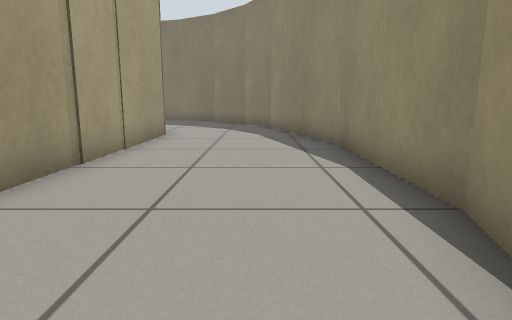
view 1 (above)

19 first-person views from a walk through a world built for the Gazebo simulator. The camera is 0.5 m above the floor, tilts 10° down and sees 75° across. The lines on the ground mark 1 m squares. The floor is counted in squares, 0.5 m on a side. Each view is taken from the middle of a square. On the plan, view 1 faces up. The plan holds only what a view shows up to about 12 squares ahead; the rest is blank. The place goes on beyond the plan. The robots in the file are not drawn. Gazebo's built-in surfaces are drawn with simple patterns. Surface patterns are stand-ins for the level's own textures.

view 2
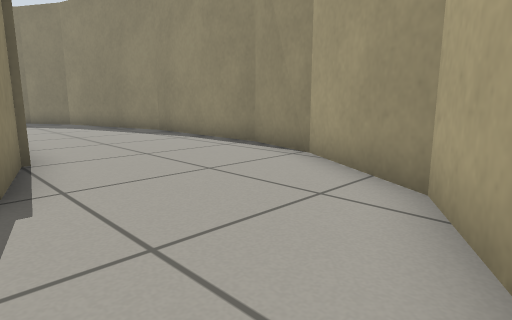

view 3
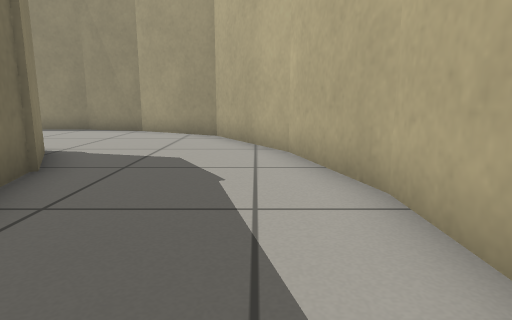

view 4
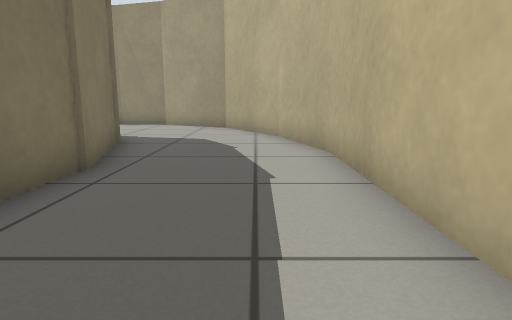

view 5
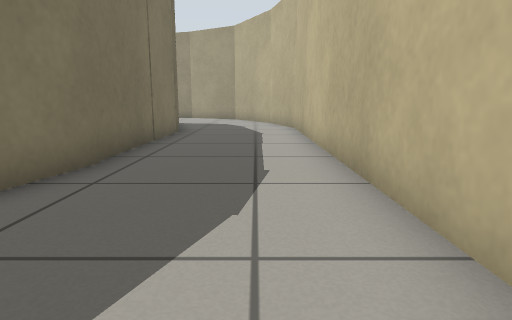

view 6
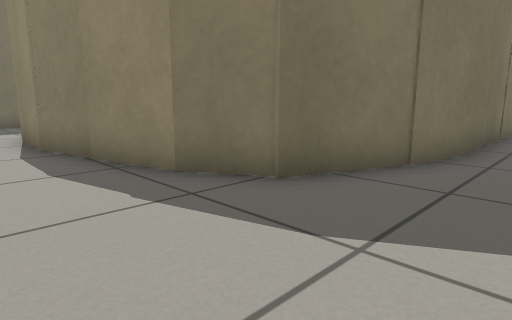

view 7
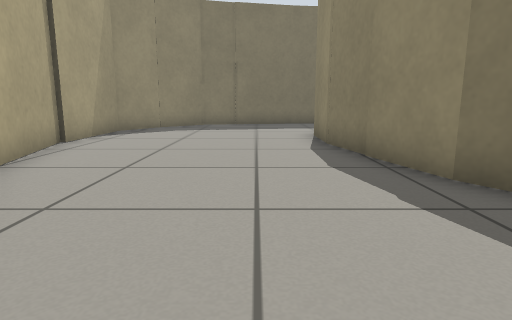

view 8
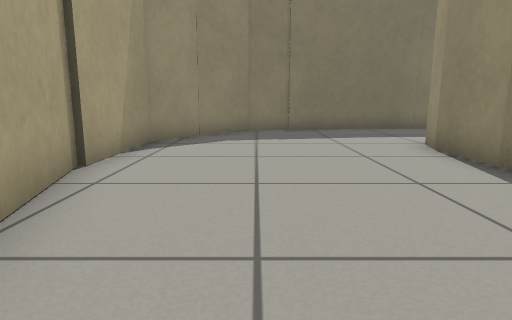

view 9
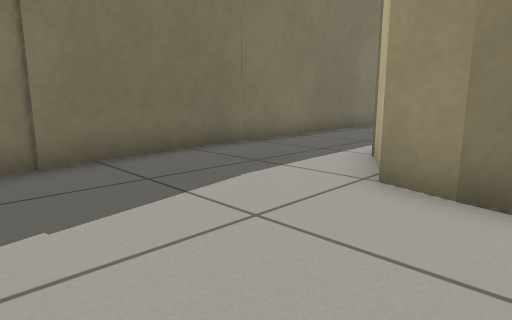

view 10
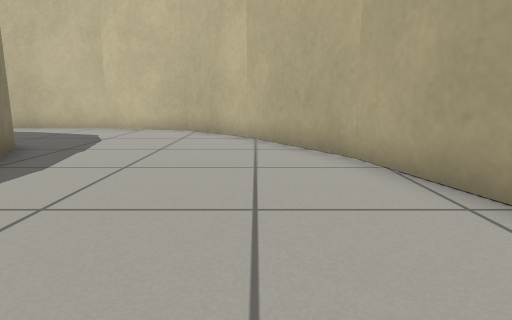

view 11
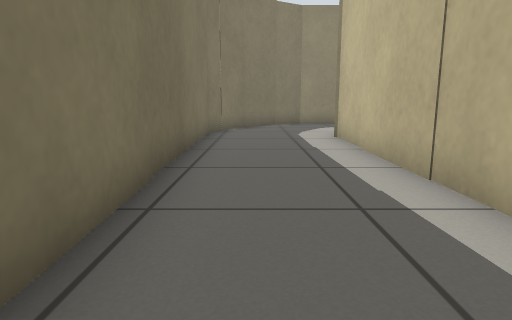

view 12
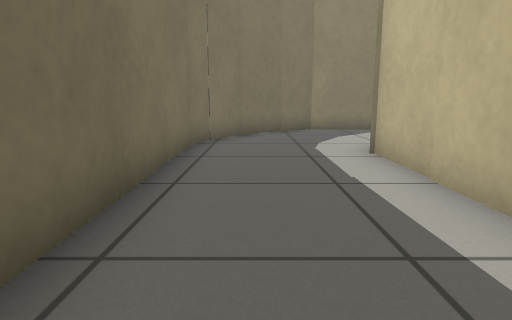

view 13
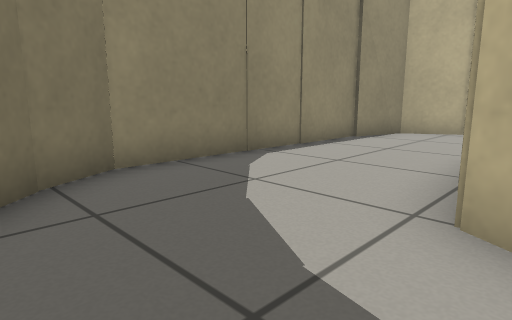

view 14
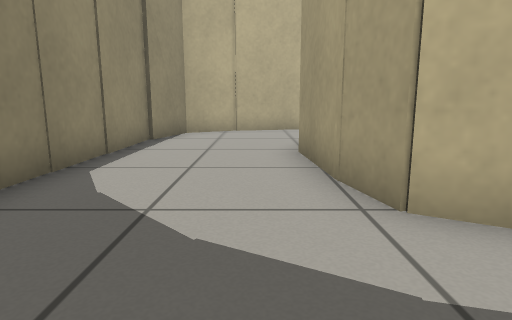

view 15
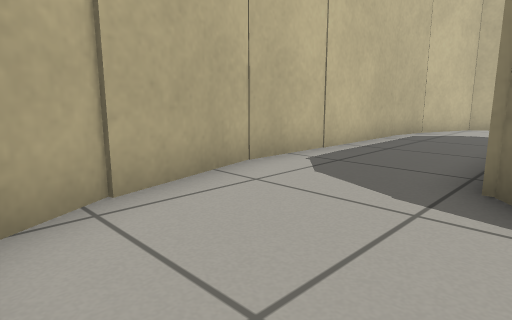

view 16
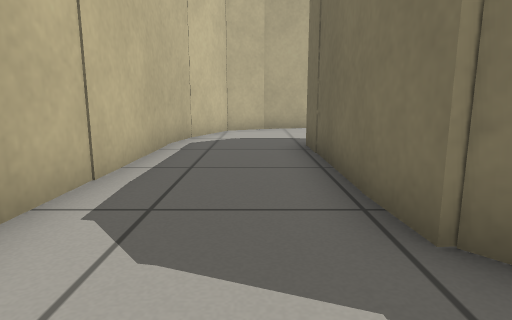

view 17
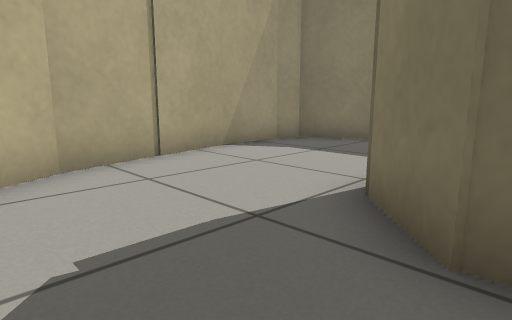

view 18
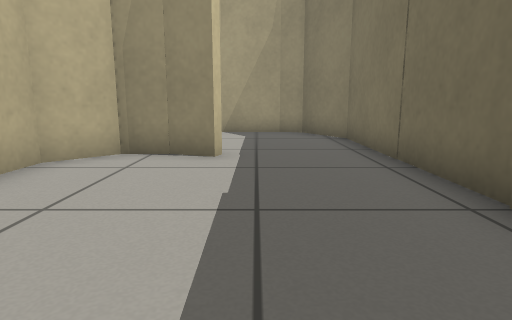

view 19
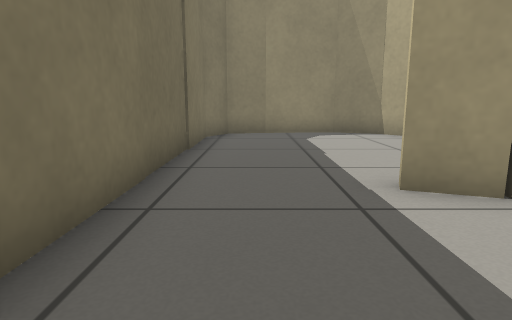

### Floor plan
Ten units are one square. View 1 is at (0, 0); x grows to the right and y downward. Boxes are objects, and circles mark ways between rooms. Rooms are numbered by the first view taken in them; rooms with no view inside come last. Other rooms are left out.
<svg viewBox="-263 -141 288 191">
<path fill="none" stroke="#000" d="M-30 -31 -34 -14M19 -28 19 -78M20 -78 7 -127M-35 -12 -53 -1M13 -8 19 -29M-28 -101 -29 -36M-21 29 -2 19 14 -9M-193 -58 -193 -79 -190 -88M-156 0 -177 -8 -185 -22 -195 -60M-228 13 -206 36 -174 44M-248 -22 -227 14M-176 44 -64 45M-184 -91 -172 -98M-258 -62 -247 -21M-153 -98 -85 -97M-246 -109 -256 -92 -256 -61M-193 -131 -231 -123 -247 -108M-81 4 -136 4 -157 1M-52 -3 -83 5M-66 45 -33 36M-74 -136 -195 -131M-35 37 -21 29M-62 -132 -73 -135M-49 -124 -63 -132M-37 -111 -50 -124M-81 -95 -73 -91M-81 -32 -135 -32M-137 1 -80 1 -53 -6M-154 -2 -138 1M-54 -4 -38 -13 -33 -32M-70 -79 -68 -53M-182 -24 -175 -10 -153 -2M-125 -94 -171 -95 -188 -85 -190 -78 -190 -58M-31 -31 -31 -101 -37 -112M-191 -60 -182 -22M-135 -32 -146 -42M-147 -54 -143 -64M-73 -91 -70 -76M-140 -63 -143 -54 -143 -44 -134 -35 -124 -35M-83 -37 -77 -42 -72 -55 -73 -77 -76 -89 -86 -94 -125 -94"/>
<circle cx="-40" cy="17" r="3" fill="#2a7"/>
<circle cx="-55" cy="-105" r="3" fill="#2a7"/>
<circle cx="-135" cy="-75" r="3" fill="#2a7"/>
<text x="-10" y="-50">1</text>
<text x="-190" y="-20">2</text>
<text x="-110" y="-20">3</text>
<text x="-110" y="-60">4</text>
</svg>
Room 1 opens to room 2. Room 2 opens to room 3. Room 3 opens to room 4.

Where each view was taken, in squares from view 1:
view 1: 0 up, 0 right, facing up
view 2: 3 down, 4 left, facing up-right
view 3: 3 down, 10 left, facing right
view 4: 3 down, 13 left, facing right
view 5: 3 down, 19 left, facing right
view 6: 2 down, 21 left, facing up-right
view 7: 2 down, 21 left, facing up
view 8: 1 up, 23 left, facing up
view 9: 7 up, 23 left, facing up-right
view 10: 8 up, 23 left, facing down
view 11: 12 up, 18 left, facing right
view 12: 12 up, 15 left, facing right
view 13: 12 up, 8 left, facing down-right
view 14: 12 up, 6 left, facing down
view 15: 4 up, 4 left, facing down-left
view 16: 2 up, 6 left, facing left
view 17: 1 up, 13 left, facing up-left
view 18: 7 up, 8 left, facing left
view 19: 8 up, 18 left, facing right
